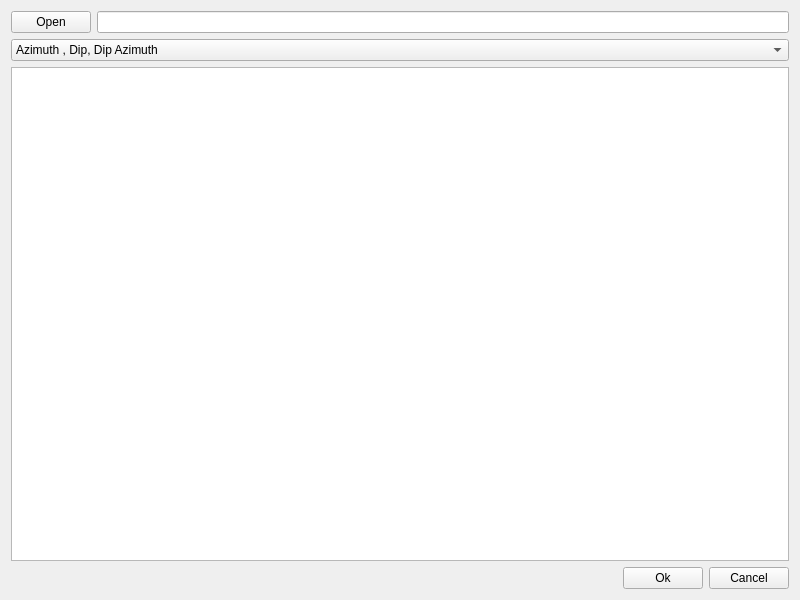
<?xml version="1.0" encoding="UTF-8"?>
<ui version="4.0">
 <class>LoaderForm</class>
 <widget class="QWidget" name="LoaderForm">
  <property name="geometry">
   <rect>
    <x>0</x>
    <y>0</y>
    <width>800</width>
    <height>600</height>
   </rect>
  </property>
  <property name="windowTitle">
   <string>Form</string>
  </property>
  <property name="locale">
   <locale language="English" country="UnitedStates"/>
  </property>
  <layout class="QVBoxLayout" name="verticalLayout">
   <item>
    <layout class="QHBoxLayout" name="horizontalLayout_2">
     <item>
      <widget class="QPushButton" name="OpenButton">
       <property name="text">
        <string>Open</string>
       </property>
      </widget>
     </item>
     <item>
      <widget class="QLineEdit" name="Path"/>
     </item>
    </layout>
   </item>
   <item>
    <widget class="QComboBox" name="DataType">
     <item>
      <property name="text">
       <string>Azimuth , Dip, Dip Azimuth</string>
      </property>
     </item>
     <item>
      <property name="text">
       <string>Dip, Dip Direction</string>
      </property>
     </item>
     <item>
      <property name="text">
       <string>Az, Dip, DipAz , Spacing, Length</string>
      </property>
     </item>
     <item>
      <property name="text">
       <string>Dip, DipDir, Spacing, Length</string>
      </property>
     </item>
    </widget>
   </item>
   <item>
    <widget class="QTableWidget" name="Preview"/>
   </item>
   <item>
    <layout class="QHBoxLayout" name="horizontalLayout">
     <item>
      <spacer name="horizontalSpacer">
       <property name="orientation">
        <enum>Qt::Horizontal</enum>
       </property>
       <property name="sizeHint" stdset="0">
        <size>
         <width>40</width>
         <height>20</height>
        </size>
       </property>
      </spacer>
     </item>
     <item>
      <widget class="QPushButton" name="OkButton">
       <property name="text">
        <string>Ok</string>
       </property>
      </widget>
     </item>
     <item>
      <widget class="QPushButton" name="pushButton_2">
       <property name="text">
        <string>Cancel</string>
       </property>
      </widget>
     </item>
    </layout>
   </item>
  </layout>
 </widget>
 <resources/>
 <connections/>
</ui>
